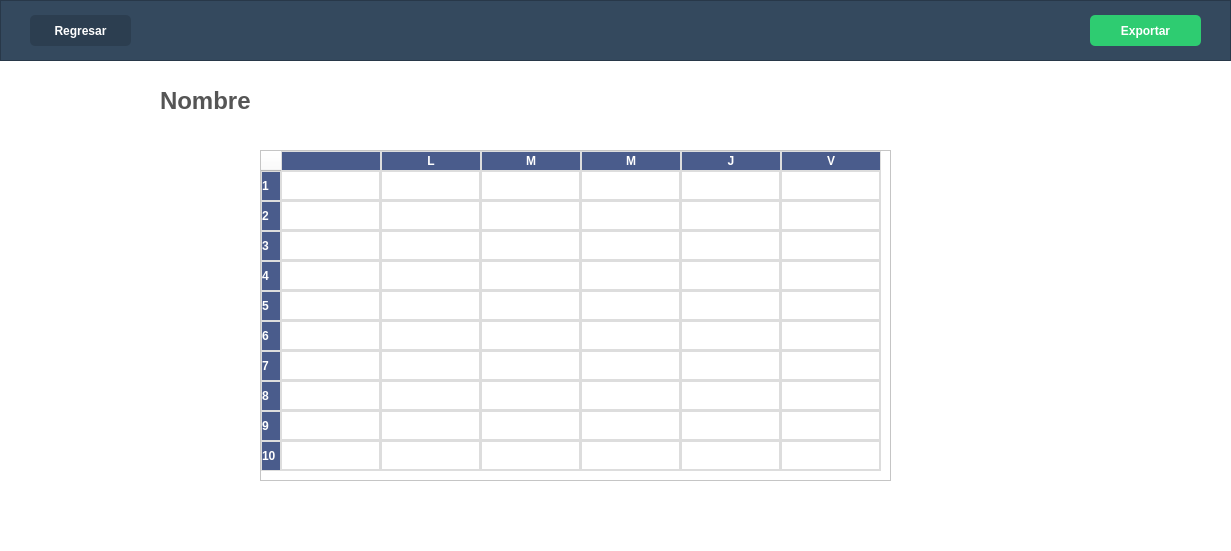
<?xml version="1.0" encoding="UTF-8"?>
<ui version="4.0">
 <class>TeacherScheduleWidget</class>
 <widget class="QWidget" name="TeacherScheduleWidget">
  <property name="geometry">
   <rect>
    <x>0</x>
    <y>0</y>
    <width>1231</width>
    <height>551</height>
   </rect>
  </property>
  <property name="windowTitle">
   <string>Form</string>
  </property>
  <property name="styleSheet">
   <string notr="true">background-color: white;</string>
  </property>
  <widget class="QFrame" name="topBar">
   <property name="geometry">
    <rect>
     <x>0</x>
     <y>0</y>
     <width>1231</width>
     <height>61</height>
    </rect>
   </property>
   <property name="styleSheet">
    <string notr="true">background-color: #34495e;</string>
   </property>
   <property name="frameShape">
    <enum>QFrame::Shape::StyledPanel</enum>
   </property>
   <property name="frameShadow">
    <enum>QFrame::Shadow::Raised</enum>
   </property>
   <widget class="QPushButton" name="backButton">
    <property name="geometry">
     <rect>
      <x>30</x>
      <y>15</y>
      <width>101</width>
      <height>31</height>
     </rect>
    </property>
    <property name="cursor">
     <cursorShape>PointingHandCursor</cursorShape>
    </property>
    <property name="styleSheet">
     <string notr="true">background-color: #2c3e50;
color: white;
border-radius: 5px;
font-weight: bold;</string>
    </property>
    <property name="text">
     <string>Regresar</string>
    </property>
   </widget>
   <widget class="QPushButton" name="exportButton">
    <property name="geometry">
     <rect>
      <x>1090</x>
      <y>15</y>
      <width>111</width>
      <height>31</height>
     </rect>
    </property>
    <property name="cursor">
     <cursorShape>PointingHandCursor</cursorShape>
    </property>
    <property name="styleSheet">
     <string notr="true">background-color: #2ecc71;
color: white;
border-radius: 5px;
font-weight: bold;</string>
    </property>
    <property name="text">
     <string>Exportar</string>
    </property>
   </widget>
  </widget>
  <widget class="QLabel" name="nameLabel">
   <property name="geometry">
    <rect>
     <x>160</x>
     <y>80</y>
     <width>301</width>
     <height>41</height>
    </rect>
   </property>
   <property name="styleSheet">
    <string notr="true">font-size: 24px;
color: #555;
font-weight: bold;</string>
   </property>
   <property name="text">
    <string>Nombre</string>
   </property>
  </widget>
  <widget class="QTableWidget" name="scheduleTable">
   <property name="geometry">
    <rect>
     <x>260</x>
     <y>150</y>
     <width>631</width>
     <height>331</height>
    </rect>
   </property>
   <property name="styleSheet">
    <string notr="true">QHeaderView::section {
    background-color: #4a5c8c;
    color: white;
    font-weight: bold;
    border: 1px solid #ddd;
}
QTableWidget {
    gridline-color: #ddd;
}
QTableWidget::item {
    border: 1px solid #ddd;
}</string>
   </property>
   <property name="rowCount">
    <number>10</number>
   </property>
   <property name="columnCount">
    <number>6</number>
   </property>
   <row/>
   <row/>
   <row/>
   <row/>
   <row/>
   <row/>
   <row/>
   <row/>
   <row/>
   <row/>
   <column>
    <property name="text">
     <string/>
    </property>
   </column>
   <column>
    <property name="text">
     <string>L</string>
    </property>
   </column>
   <column>
    <property name="text">
     <string>M</string>
    </property>
   </column>
   <column>
    <property name="text">
     <string>M</string>
    </property>
   </column>
   <column>
    <property name="text">
     <string>J</string>
    </property>
   </column>
   <column>
    <property name="text">
     <string>V</string>
    </property>
   </column>
   <item row="0" column="0">
    <property name="text">
     <string/>
    </property>
   </item>
   <item row="1" column="0">
    <property name="text">
     <string/>
    </property>
   </item>
   <item row="2" column="0">
    <property name="text">
     <string/>
    </property>
   </item>
   <item row="3" column="0">
    <property name="text">
     <string/>
    </property>
   </item>
  </widget>
 </widget>
 <resources/>
 <connections/>
</ui>
